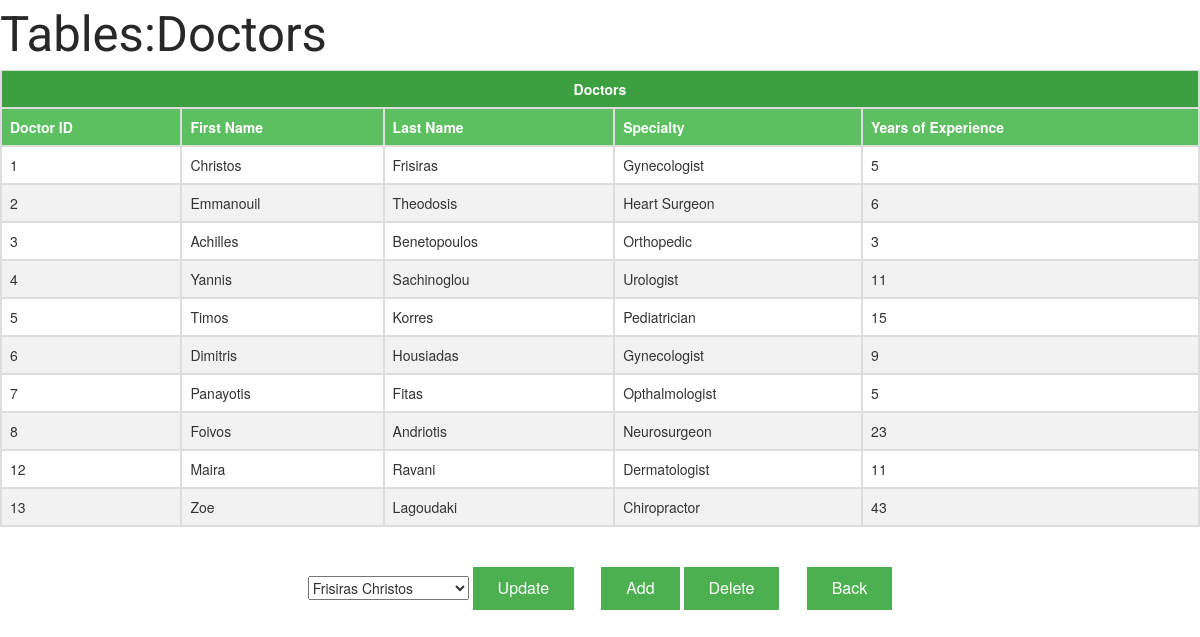
/Prescriptions/Updates/Doctors/table_doctors.php, run on the app's committed database.
### tables this page shows
CREATE TABLE `Doctor` (
  `DoctorId` int(11) UNSIGNED NOT NULL,
  `ExperienceYears` int(11) UNSIGNED NOT NULL,
  `FirstName` text NOT NULL,
  `LastName` text NOT NULL,
  `Specialty` text NOT NULL
);

### Prescriptions/Updates/Doctors/table_doctors.php (the view, shortened to what this page needs)
<!DOCTYPE html>
<html>
    <head>
        <link rel="stylesheet" href="http://maxcdn.bootstrapcdn.com/bootstrap/3.3.7/css/bootstrap.min.css">
        <link rel="stylesheet" href="https://cdnjs.cloudflare.com/ajax/libs/bootstrap-select/1.12.2/css/bootstrap-select.min.css">
        <link rel="stylesheet" type="text/css" href="../../index.css">
    </head>
    <body>
        <p class="big-text">Tables:Doctors</p>
        <?php
            $servername = "localhost";
            $username = "root";
            $password = NULL;
            $dbname = "Prescriptions-R-X";
            $conn = new mysqli($servername, $username, $password, $dbname);
            mysqli_set_charset($conn, "utf8");
            $sql ="SELECT * FROM Doctor";
            $result = $conn->query($sql);
            echo "<center><table class='table'><tr><th colspan='5' style='background-color:#3c9f40'><center>Doctors</center></th></tr><tr><th>Doctor ID</th><th>First Name</th><th>Last Name</th><th>Specialty</th><th>Years of Experience</th></tr>";
            if ($result->num_rows > 0) {
                while($row = $result->fetch_assoc()) {
                    echo "<tr><td>" . $row["DoctorId"] . "</td><td>" . $row["FirstName"] . "</td><td>" . $row["LastName"] . "</td><td>" . $row["Specialty"] . "</td><td>" . $row["ExperienceYears"] . "</td></tr>";
                }
            }
            echo "</center></table>";
        ?>
        <br>
        <form method="post" action="upd_doctors.php">
            <?php
                $conn = new mysqli($servername, $username, $password, $dbname);
                mysqli_set_charset($conn, "utf8");
                $sql = "SELECT DoctorId, LastName, FirstName FROM Doctor";
                $result = $conn->query($sql);
                echo "<select class='selectpicker' name='doctor'>";
                $option = "";
                if ($result->num_rows > 0 ) {
                    while($row = $result->fetch_assoc()) {
                        $option .= "<option value=" . $row['DoctorId'] . ">" . $row['LastName'] . " " . $row['FirstName'] . "</option>";
                    }
                }
                $option .= "</select>";
                $option .= "    <input class='button' type='submit' name='submit' value='Update'>";
                echo $option;
            ?>
            <input class="button" type="button" value="Add" onclick="location='add_doctors.php'" />
            <input class="button" type="button" value="Delete" onclick="location='del_doctors.php'"/>
            <input class="button" type="button" value="Back" onclick="location='../../index.php'">
        </form>
    </body>
</html>

### Prescriptions/index.css (style rules this page uses)
.big-text { font-family: Roboto; font-size: 350%; color: #282828; margin: 0; padding: 0; }
.table { border-collapse: collapse; width: 100%; }
.table td, .table th { border: 2px solid #ddd; padding: 8px; }
.table tr:nth-child(even) { background-color: #f2f2f2; }
.table th { padding-top: 12px; padding-bottom: 12px; text-align: left; background-color: #5cbf60; color: white; }
.button { background-color: #4CAF50; border: none; color: white; padding: 10px 25px; text-align: center; text-decoration: none; display: inline-block; font-size: 16px; }
p { font-family: Roboto; font-size: 125%; }

### data on the page
doctor: DoctorId "1", FirstName "Christos", LastName "Frisiras", Specialty "Gynecologist", ExperienceYears "5"
doctor: DoctorId "2", FirstName "Emmanouil", LastName "Theodosis", Specialty "Heart Surgeon", ExperienceYears "6"
doctor: DoctorId "3", FirstName "Achilles", LastName "Benetopoulos", Specialty "Orthopedic", ExperienceYears "3"
doctor: DoctorId "4", FirstName "Yannis", LastName "Sachinoglou", Specialty "Urologist", ExperienceYears "11"
doctor: DoctorId "5", FirstName "Timos", LastName "Korres", Specialty "Pediatrician", ExperienceYears "15"
doctor: DoctorId "6", FirstName "Dimitris", LastName "Housiadas", Specialty "Gynecologist", ExperienceYears "9"
doctor: DoctorId "7", FirstName "Panayotis", LastName "Fitas", Specialty "Opthalmologist", ExperienceYears "5"
doctor: DoctorId "8", FirstName "Foivos", LastName "Andriotis", Specialty "Neurosurgeon", ExperienceYears "23"
doctor: DoctorId "12", FirstName "Maira", LastName "Ravani", Specialty "Dermatologist", ExperienceYears "11"
doctor: DoctorId "13", FirstName "Zoe", LastName "Lagoudaki", Specialty "Chiropractor", ExperienceYears "43"

### other printed values
form field doctor "Frisiras Christos"
